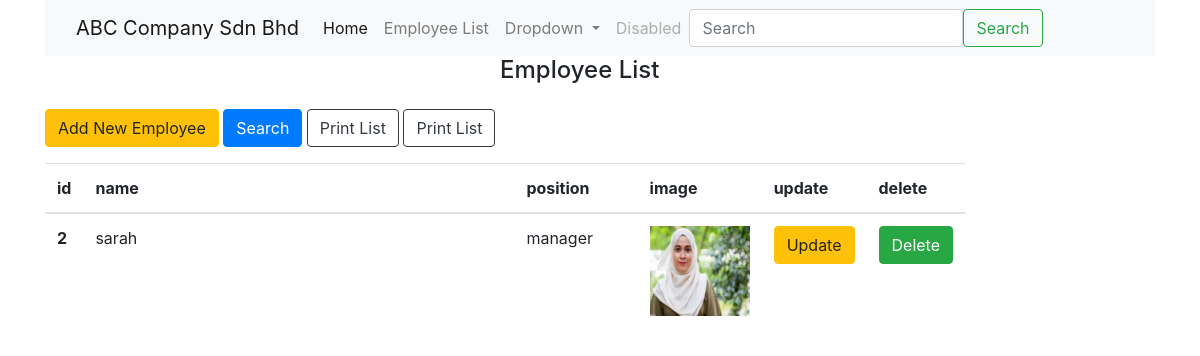
/lab6bootstrap/lab6bootstrap/search.php?name=sarah, run on the app's committed database.
### tables this page shows
CREATE TABLE `employee` (
  `id` int(11) NOT NULL,
  `name` varchar(50) NOT NULL,
  `position` varchar(50) NOT NULL,
  `dept` varchar(15) NOT NULL,
  `username` varchar(25) NOT NULL,
  `password` varchar(15) NOT NULL
);

### lab6bootstrap/lab6bootstrap/search.php (the view, shortened to what this page needs)
<?php
include "conn.php";
$name=$_GET['name'];
$name = "%".$name ."%";
$sql = "SELECT * FROM employee WHERE name LIKE '$name' ORDER BY name ASC;";
$val=$conn->query($sql);
$rows=$val;
?>
<!doctype html>
<html lang="en">
<head>
    <link rel="stylesheet" href="https://stackpath.bootstrapcdn.com/bootstrap/4.3.1/css/bootstrap.min.css">
</head>
<body>
    <div class="container">
        <div>
            <div>
                <nav class="navbar navbar-expand-lg navbar-light bg-light">
                    <div class="container-fluid">
                        <a class="navbar-brand" href="#">ABC Company Sdn Bhd</a>
                        <div class="collapse navbar-collapse" id="navbarSupportedContent">
                            <ul class="navbar-nav me-auto mb-2 mb-lg-0">
                                <li class="nav-item">
                                    <a class="nav-link active" aria-current="page" href="http://localhost/dat21303/test2b/index.php">Home</a>
                                </li>
                                <li class="nav-item">
                                    <a class="nav-link" href="index.php">Employee List</a>
                                </li>
                                <li class="nav-item dropdown">
                                    <a class="nav-link dropdown-toggle" href="#" id="navbarDropdown" role="button" data-bs-toggle="dropdown" aria-expanded="false">
                                        Dropdown
                                    </a>
                                </li>
                                <li class="nav-item">
                                    <a class="nav-link disabled" href="#" tabindex="-1" aria-disabled="true">Disabled</a>
                                </li>
                            </ul>
                            <form class="d-flex" action="search2.php" method="post" >
                                <input class="form-control me-2" type="search" name="name" placeholder="Search" aria-label="Search">
                                <button class="btn btn-outline-success" type="submit">Search</button>
                            </form>
                        </div>
                    </div>
                </nav>
            </div>
        </div>
        <div class="row">
            <div class="mx-auto" style="width: 200px;">
                <h4>Employee List</h4>
            </div>
            <div class="col-md-10 col-md-offset-3">
                <button type="button" class="btn btn-warning" data-toggle="modal" data-target="#exampleModal"> Add New Employee</button>
                <button type="button" class="btn btn-primary" data-toggle="modal" data-target="#searchModal"> Search </button>
                <button type="button" class="btn btn-outline-dark" "float-right" onclick="window.print()">Print List</button>
                <button type="button" class="btn btn-outline-dark" "float-right" onclick="search4.php">Print List</button>
                <table class="table">
                    <thead>
                        <tr>
                            <th scope="col">id</th>
                            <th scope="col">name</th>
                            <th scope="col">position</th>
                            <th scope="col">image</th>
                            <th scope="col">update</th>
                            <th scope="col">delete</th>
                        </tr>
                    </thead>
                    <tbody>
                        <tr>
                            <?php while($row=$rows->fetch_assoc()):?>
                            <th><?php echo $row['id'];?></th>
                            <td class="col-md-10"><?php echo $row['name'];?></td>
                            <td class="col-md-10"><?php echo $row['position'];?></td>
                            <td class="col-md-2"><img src="<?php echo "img/". $row['dept'];?>" alt="Girl in a jacket" width="100"></td>
                            <td><a href="update.php?id=<?php echo $row['id'];?>" class="btn btn-warning">Update</a></td>
                            <td><a href="delete.php?id=<?php echo $row['id'];?>" class="btn btn-success">Delete</a></td>
                        </tr>
                        <?php endwhile; ?>
                    </tbody>
                </table>
            </div>
        </div>
    </div>
</body>
</html>

### data on the page
employee: id "2", name "sarah", position "manager", dept (picture)
